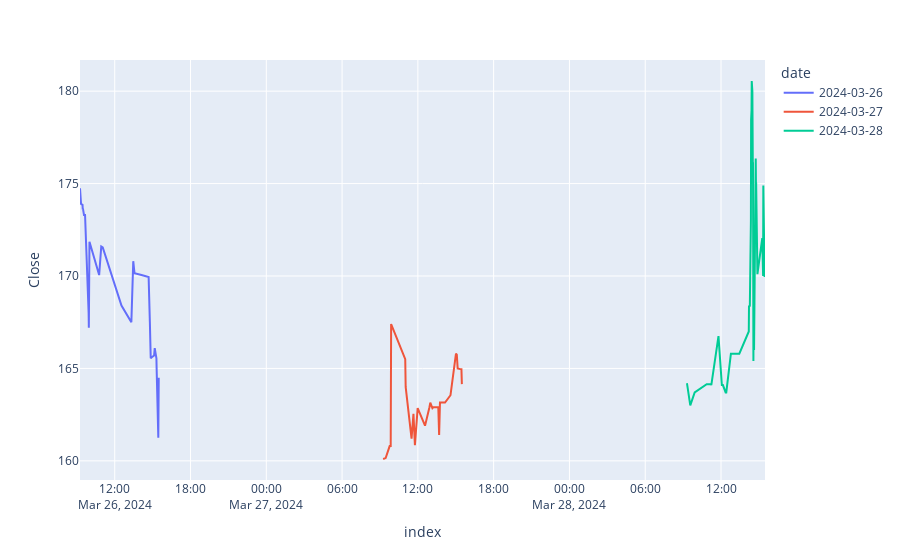

The cell this chart's notebook holds for it:
### Code cell
px.line(rel_data,x=rel_data.index, y= 'Close', color= 'date')
